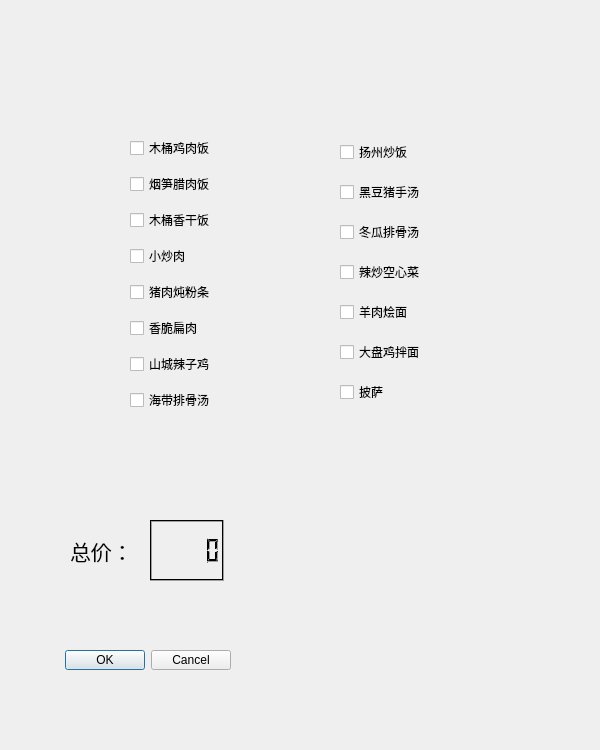
<?xml version="1.0" encoding="UTF-8"?>
<ui version="4.0">
 <class>subwindow1</class>
 <widget class="QWidget" name="subwindow1">
  <property name="geometry">
   <rect>
    <x>0</x>
    <y>0</y>
    <width>600</width>
    <height>750</height>
   </rect>
  </property>
  <property name="minimumSize">
   <size>
    <width>600</width>
    <height>750</height>
   </size>
  </property>
  <property name="maximumSize">
   <size>
    <width>600</width>
    <height>750</height>
   </size>
  </property>
  <property name="windowTitle">
   <string>Form</string>
  </property>
  <widget class="QLabel" name="label">
   <property name="geometry">
    <rect>
     <x>310</x>
     <y>490</y>
     <width>221</width>
     <height>181</height>
    </rect>
   </property>
   <property name="text">
    <string/>
   </property>
  </widget>
  <widget class="QWidget" name="layoutWidget">
   <property name="geometry">
    <rect>
     <x>70</x>
     <y>520</y>
     <width>154</width>
     <height>61</height>
    </rect>
   </property>
   <layout class="QHBoxLayout" name="horizontalLayout">
    <item>
     <widget class="QLabel" name="label_2">
      <property name="font">
       <font>
        <family>宋体</family>
        <pointsize>16</pointsize>
       </font>
      </property>
      <property name="text">
       <string>总价：</string>
      </property>
     </widget>
    </item>
    <item>
     <widget class="QLCDNumber" name="lcdNumber">
      <property name="palette">
       <palette>
        <active>
         <colorrole role="Light">
          <brush brushstyle="SolidPattern">
           <color alpha="255">
            <red>0</red>
            <green>0</green>
            <blue>0</blue>
           </color>
          </brush>
         </colorrole>
         <colorrole role="Midlight">
          <brush brushstyle="SolidPattern">
           <color alpha="255">
            <red>0</red>
            <green>0</green>
            <blue>0</blue>
           </color>
          </brush>
         </colorrole>
        </active>
        <inactive>
         <colorrole role="Light">
          <brush brushstyle="SolidPattern">
           <color alpha="255">
            <red>0</red>
            <green>0</green>
            <blue>0</blue>
           </color>
          </brush>
         </colorrole>
         <colorrole role="Midlight">
          <brush brushstyle="SolidPattern">
           <color alpha="255">
            <red>0</red>
            <green>0</green>
            <blue>0</blue>
           </color>
          </brush>
         </colorrole>
        </inactive>
        <disabled>
         <colorrole role="Light">
          <brush brushstyle="SolidPattern">
           <color alpha="255">
            <red>0</red>
            <green>0</green>
            <blue>0</blue>
           </color>
          </brush>
         </colorrole>
         <colorrole role="Midlight">
          <brush brushstyle="SolidPattern">
           <color alpha="255">
            <red>0</red>
            <green>0</green>
            <blue>0</blue>
           </color>
          </brush>
         </colorrole>
        </disabled>
       </palette>
      </property>
     </widget>
    </item>
   </layout>
  </widget>
  <widget class="QDialogButtonBox" name="buttonBox">
   <property name="geometry">
    <rect>
     <x>40</x>
     <y>650</y>
     <width>191</width>
     <height>20</height>
    </rect>
   </property>
   <property name="standardButtons">
    <set>QDialogButtonBox::Cancel|QDialogButtonBox::Ok</set>
   </property>
  </widget>
  <widget class="QWidget" name="layoutWidget">
   <property name="geometry">
    <rect>
     <x>130</x>
     <y>130</y>
     <width>111</width>
     <height>291</height>
    </rect>
   </property>
   <layout class="QVBoxLayout" name="verticalLayout">
    <item>
     <widget class="QCheckBox" name="checkBox">
      <property name="text">
       <string>木桶鸡肉饭</string>
      </property>
     </widget>
    </item>
    <item>
     <widget class="QCheckBox" name="checkBox_2">
      <property name="palette">
       <palette>
        <active>
         <colorrole role="WindowText">
          <brush brushstyle="SolidPattern">
           <color alpha="255">
            <red>255</red>
            <green>0</green>
            <blue>0</blue>
           </color>
          </brush>
         </colorrole>
         <colorrole role="Text">
          <brush brushstyle="SolidPattern">
           <color alpha="255">
            <red>0</red>
            <green>0</green>
            <blue>0</blue>
           </color>
          </brush>
         </colorrole>
         <colorrole role="ButtonText">
          <brush brushstyle="SolidPattern">
           <color alpha="255">
            <red>0</red>
            <green>0</green>
            <blue>0</blue>
           </color>
          </brush>
         </colorrole>
         <colorrole role="PlaceholderText">
          <brush brushstyle="SolidPattern">
           <color alpha="128">
            <red>0</red>
            <green>0</green>
            <blue>0</blue>
           </color>
          </brush>
         </colorrole>
        </active>
        <inactive>
         <colorrole role="WindowText">
          <brush brushstyle="SolidPattern">
           <color alpha="255">
            <red>255</red>
            <green>0</green>
            <blue>0</blue>
           </color>
          </brush>
         </colorrole>
         <colorrole role="Text">
          <brush brushstyle="SolidPattern">
           <color alpha="255">
            <red>0</red>
            <green>0</green>
            <blue>0</blue>
           </color>
          </brush>
         </colorrole>
         <colorrole role="ButtonText">
          <brush brushstyle="SolidPattern">
           <color alpha="255">
            <red>0</red>
            <green>0</green>
            <blue>0</blue>
           </color>
          </brush>
         </colorrole>
         <colorrole role="PlaceholderText">
          <brush brushstyle="SolidPattern">
           <color alpha="128">
            <red>0</red>
            <green>0</green>
            <blue>0</blue>
           </color>
          </brush>
         </colorrole>
        </inactive>
        <disabled>
         <colorrole role="WindowText">
          <brush brushstyle="SolidPattern">
           <color alpha="255">
            <red>0</red>
            <green>0</green>
            <blue>0</blue>
           </color>
          </brush>
         </colorrole>
         <colorrole role="Text">
          <brush brushstyle="SolidPattern">
           <color alpha="255">
            <red>0</red>
            <green>0</green>
            <blue>0</blue>
           </color>
          </brush>
         </colorrole>
         <colorrole role="ButtonText">
          <brush brushstyle="SolidPattern">
           <color alpha="255">
            <red>0</red>
            <green>0</green>
            <blue>0</blue>
           </color>
          </brush>
         </colorrole>
         <colorrole role="PlaceholderText">
          <brush brushstyle="SolidPattern">
           <color alpha="128">
            <red>0</red>
            <green>0</green>
            <blue>0</blue>
           </color>
          </brush>
         </colorrole>
        </disabled>
       </palette>
      </property>
      <property name="styleSheet">
       <string notr="true">color: black;</string>
      </property>
      <property name="text">
       <string>烟笋腊肉饭</string>
      </property>
     </widget>
    </item>
    <item>
     <widget class="QCheckBox" name="checkBox_3">
      <property name="text">
       <string>木桶香干饭</string>
      </property>
     </widget>
    </item>
    <item>
     <widget class="QCheckBox" name="checkBox_9">
      <property name="text">
       <string>小炒肉</string>
      </property>
     </widget>
    </item>
    <item>
     <widget class="QCheckBox" name="checkBox_8">
      <property name="text">
       <string>猪肉炖粉条</string>
      </property>
     </widget>
    </item>
    <item>
     <widget class="QCheckBox" name="checkBox_5">
      <property name="text">
       <string>香脆扁肉</string>
      </property>
     </widget>
    </item>
    <item>
     <widget class="QCheckBox" name="checkBox_4">
      <property name="palette">
       <palette>
        <active>
         <colorrole role="WindowText">
          <brush brushstyle="SolidPattern">
           <color alpha="255">
            <red>255</red>
            <green>0</green>
            <blue>0</blue>
           </color>
          </brush>
         </colorrole>
         <colorrole role="Text">
          <brush brushstyle="SolidPattern">
           <color alpha="255">
            <red>0</red>
            <green>0</green>
            <blue>0</blue>
           </color>
          </brush>
         </colorrole>
         <colorrole role="ButtonText">
          <brush brushstyle="SolidPattern">
           <color alpha="255">
            <red>0</red>
            <green>0</green>
            <blue>0</blue>
           </color>
          </brush>
         </colorrole>
         <colorrole role="PlaceholderText">
          <brush brushstyle="SolidPattern">
           <color alpha="128">
            <red>0</red>
            <green>0</green>
            <blue>0</blue>
           </color>
          </brush>
         </colorrole>
        </active>
        <inactive>
         <colorrole role="WindowText">
          <brush brushstyle="SolidPattern">
           <color alpha="255">
            <red>255</red>
            <green>0</green>
            <blue>0</blue>
           </color>
          </brush>
         </colorrole>
         <colorrole role="Text">
          <brush brushstyle="SolidPattern">
           <color alpha="255">
            <red>0</red>
            <green>0</green>
            <blue>0</blue>
           </color>
          </brush>
         </colorrole>
         <colorrole role="ButtonText">
          <brush brushstyle="SolidPattern">
           <color alpha="255">
            <red>0</red>
            <green>0</green>
            <blue>0</blue>
           </color>
          </brush>
         </colorrole>
         <colorrole role="PlaceholderText">
          <brush brushstyle="SolidPattern">
           <color alpha="128">
            <red>0</red>
            <green>0</green>
            <blue>0</blue>
           </color>
          </brush>
         </colorrole>
        </inactive>
        <disabled>
         <colorrole role="WindowText">
          <brush brushstyle="SolidPattern">
           <color alpha="255">
            <red>0</red>
            <green>0</green>
            <blue>0</blue>
           </color>
          </brush>
         </colorrole>
         <colorrole role="Text">
          <brush brushstyle="SolidPattern">
           <color alpha="255">
            <red>0</red>
            <green>0</green>
            <blue>0</blue>
           </color>
          </brush>
         </colorrole>
         <colorrole role="ButtonText">
          <brush brushstyle="SolidPattern">
           <color alpha="255">
            <red>0</red>
            <green>0</green>
            <blue>0</blue>
           </color>
          </brush>
         </colorrole>
         <colorrole role="PlaceholderText">
          <brush brushstyle="SolidPattern">
           <color alpha="128">
            <red>0</red>
            <green>0</green>
            <blue>0</blue>
           </color>
          </brush>
         </colorrole>
        </disabled>
       </palette>
      </property>
      <property name="styleSheet">
       <string notr="true">color: black;</string>
      </property>
      <property name="text">
       <string>山城辣子鸡</string>
      </property>
     </widget>
    </item>
    <item>
     <widget class="QCheckBox" name="checkBox_7">
      <property name="palette">
       <palette>
        <active>
         <colorrole role="WindowText">
          <brush brushstyle="SolidPattern">
           <color alpha="255">
            <red>255</red>
            <green>0</green>
            <blue>0</blue>
           </color>
          </brush>
         </colorrole>
         <colorrole role="Text">
          <brush brushstyle="SolidPattern">
           <color alpha="255">
            <red>0</red>
            <green>0</green>
            <blue>0</blue>
           </color>
          </brush>
         </colorrole>
         <colorrole role="ButtonText">
          <brush brushstyle="SolidPattern">
           <color alpha="255">
            <red>0</red>
            <green>0</green>
            <blue>0</blue>
           </color>
          </brush>
         </colorrole>
         <colorrole role="PlaceholderText">
          <brush brushstyle="SolidPattern">
           <color alpha="128">
            <red>0</red>
            <green>0</green>
            <blue>0</blue>
           </color>
          </brush>
         </colorrole>
        </active>
        <inactive>
         <colorrole role="WindowText">
          <brush brushstyle="SolidPattern">
           <color alpha="255">
            <red>255</red>
            <green>0</green>
            <blue>0</blue>
           </color>
          </brush>
         </colorrole>
         <colorrole role="Text">
          <brush brushstyle="SolidPattern">
           <color alpha="255">
            <red>0</red>
            <green>0</green>
            <blue>0</blue>
           </color>
          </brush>
         </colorrole>
         <colorrole role="ButtonText">
          <brush brushstyle="SolidPattern">
           <color alpha="255">
            <red>0</red>
            <green>0</green>
            <blue>0</blue>
           </color>
          </brush>
         </colorrole>
         <colorrole role="PlaceholderText">
          <brush brushstyle="SolidPattern">
           <color alpha="128">
            <red>0</red>
            <green>0</green>
            <blue>0</blue>
           </color>
          </brush>
         </colorrole>
        </inactive>
        <disabled>
         <colorrole role="WindowText">
          <brush brushstyle="SolidPattern">
           <color alpha="255">
            <red>0</red>
            <green>0</green>
            <blue>0</blue>
           </color>
          </brush>
         </colorrole>
         <colorrole role="Text">
          <brush brushstyle="SolidPattern">
           <color alpha="255">
            <red>0</red>
            <green>0</green>
            <blue>0</blue>
           </color>
          </brush>
         </colorrole>
         <colorrole role="ButtonText">
          <brush brushstyle="SolidPattern">
           <color alpha="255">
            <red>0</red>
            <green>0</green>
            <blue>0</blue>
           </color>
          </brush>
         </colorrole>
         <colorrole role="PlaceholderText">
          <brush brushstyle="SolidPattern">
           <color alpha="128">
            <red>0</red>
            <green>0</green>
            <blue>0</blue>
           </color>
          </brush>
         </colorrole>
        </disabled>
       </palette>
      </property>
      <property name="styleSheet">
       <string notr="true">color: black;</string>
      </property>
      <property name="text">
       <string>海带排骨汤</string>
      </property>
     </widget>
    </item>
   </layout>
  </widget>
  <widget class="QWidget" name="layoutWidget">
   <property name="geometry">
    <rect>
     <x>340</x>
     <y>130</y>
     <width>111</width>
     <height>291</height>
    </rect>
   </property>
   <property name="palette">
    <palette>
     <active>
      <colorrole role="WindowText">
       <brush brushstyle="SolidPattern">
        <color alpha="255">
         <red>255</red>
         <green>0</green>
         <blue>0</blue>
        </color>
       </brush>
      </colorrole>
     </active>
     <inactive>
      <colorrole role="WindowText">
       <brush brushstyle="SolidPattern">
        <color alpha="255">
         <red>255</red>
         <green>0</green>
         <blue>0</blue>
        </color>
       </brush>
      </colorrole>
     </inactive>
     <disabled/>
    </palette>
   </property>
   <layout class="QVBoxLayout" name="verticalLayout_2">
    <item>
     <widget class="QCheckBox" name="checkBox_15">
      <property name="palette">
       <palette>
        <active>
         <colorrole role="WindowText">
          <brush brushstyle="SolidPattern">
           <color alpha="255">
            <red>255</red>
            <green>0</green>
            <blue>0</blue>
           </color>
          </brush>
         </colorrole>
         <colorrole role="Text">
          <brush brushstyle="SolidPattern">
           <color alpha="255">
            <red>0</red>
            <green>0</green>
            <blue>0</blue>
           </color>
          </brush>
         </colorrole>
         <colorrole role="ButtonText">
          <brush brushstyle="SolidPattern">
           <color alpha="255">
            <red>0</red>
            <green>0</green>
            <blue>0</blue>
           </color>
          </brush>
         </colorrole>
         <colorrole role="PlaceholderText">
          <brush brushstyle="SolidPattern">
           <color alpha="128">
            <red>0</red>
            <green>0</green>
            <blue>0</blue>
           </color>
          </brush>
         </colorrole>
        </active>
        <inactive>
         <colorrole role="WindowText">
          <brush brushstyle="SolidPattern">
           <color alpha="255">
            <red>255</red>
            <green>0</green>
            <blue>0</blue>
           </color>
          </brush>
         </colorrole>
         <colorrole role="Text">
          <brush brushstyle="SolidPattern">
           <color alpha="255">
            <red>0</red>
            <green>0</green>
            <blue>0</blue>
           </color>
          </brush>
         </colorrole>
         <colorrole role="ButtonText">
          <brush brushstyle="SolidPattern">
           <color alpha="255">
            <red>0</red>
            <green>0</green>
            <blue>0</blue>
           </color>
          </brush>
         </colorrole>
         <colorrole role="PlaceholderText">
          <brush brushstyle="SolidPattern">
           <color alpha="128">
            <red>0</red>
            <green>0</green>
            <blue>0</blue>
           </color>
          </brush>
         </colorrole>
        </inactive>
        <disabled>
         <colorrole role="WindowText">
          <brush brushstyle="SolidPattern">
           <color alpha="255">
            <red>0</red>
            <green>0</green>
            <blue>0</blue>
           </color>
          </brush>
         </colorrole>
         <colorrole role="Text">
          <brush brushstyle="SolidPattern">
           <color alpha="255">
            <red>0</red>
            <green>0</green>
            <blue>0</blue>
           </color>
          </brush>
         </colorrole>
         <colorrole role="ButtonText">
          <brush brushstyle="SolidPattern">
           <color alpha="255">
            <red>0</red>
            <green>0</green>
            <blue>0</blue>
           </color>
          </brush>
         </colorrole>
         <colorrole role="PlaceholderText">
          <brush brushstyle="SolidPattern">
           <color alpha="128">
            <red>0</red>
            <green>0</green>
            <blue>0</blue>
           </color>
          </brush>
         </colorrole>
        </disabled>
       </palette>
      </property>
      <property name="styleSheet">
       <string notr="true">color: black;</string>
      </property>
      <property name="text">
       <string>扬州炒饭</string>
      </property>
     </widget>
    </item>
    <item>
     <widget class="QCheckBox" name="checkBox_14">
      <property name="palette">
       <palette>
        <active>
         <colorrole role="WindowText">
          <brush brushstyle="SolidPattern">
           <color alpha="255">
            <red>255</red>
            <green>0</green>
            <blue>0</blue>
           </color>
          </brush>
         </colorrole>
         <colorrole role="Text">
          <brush brushstyle="SolidPattern">
           <color alpha="255">
            <red>0</red>
            <green>0</green>
            <blue>0</blue>
           </color>
          </brush>
         </colorrole>
         <colorrole role="ButtonText">
          <brush brushstyle="SolidPattern">
           <color alpha="255">
            <red>0</red>
            <green>0</green>
            <blue>0</blue>
           </color>
          </brush>
         </colorrole>
         <colorrole role="PlaceholderText">
          <brush brushstyle="SolidPattern">
           <color alpha="128">
            <red>0</red>
            <green>0</green>
            <blue>0</blue>
           </color>
          </brush>
         </colorrole>
        </active>
        <inactive>
         <colorrole role="WindowText">
          <brush brushstyle="SolidPattern">
           <color alpha="255">
            <red>255</red>
            <green>0</green>
            <blue>0</blue>
           </color>
          </brush>
         </colorrole>
         <colorrole role="Text">
          <brush brushstyle="SolidPattern">
           <color alpha="255">
            <red>0</red>
            <green>0</green>
            <blue>0</blue>
           </color>
          </brush>
         </colorrole>
         <colorrole role="ButtonText">
          <brush brushstyle="SolidPattern">
           <color alpha="255">
            <red>0</red>
            <green>0</green>
            <blue>0</blue>
           </color>
          </brush>
         </colorrole>
         <colorrole role="PlaceholderText">
          <brush brushstyle="SolidPattern">
           <color alpha="128">
            <red>0</red>
            <green>0</green>
            <blue>0</blue>
           </color>
          </brush>
         </colorrole>
        </inactive>
        <disabled>
         <colorrole role="WindowText">
          <brush brushstyle="SolidPattern">
           <color alpha="255">
            <red>0</red>
            <green>0</green>
            <blue>0</blue>
           </color>
          </brush>
         </colorrole>
         <colorrole role="Text">
          <brush brushstyle="SolidPattern">
           <color alpha="255">
            <red>0</red>
            <green>0</green>
            <blue>0</blue>
           </color>
          </brush>
         </colorrole>
         <colorrole role="ButtonText">
          <brush brushstyle="SolidPattern">
           <color alpha="255">
            <red>0</red>
            <green>0</green>
            <blue>0</blue>
           </color>
          </brush>
         </colorrole>
         <colorrole role="PlaceholderText">
          <brush brushstyle="SolidPattern">
           <color alpha="128">
            <red>0</red>
            <green>0</green>
            <blue>0</blue>
           </color>
          </brush>
         </colorrole>
        </disabled>
       </palette>
      </property>
      <property name="styleSheet">
       <string notr="true">color: black;</string>
      </property>
      <property name="text">
       <string>黑豆猪手汤</string>
      </property>
     </widget>
    </item>
    <item>
     <widget class="QCheckBox" name="checkBox_13">
      <property name="palette">
       <palette>
        <active>
         <colorrole role="WindowText">
          <brush brushstyle="SolidPattern">
           <color alpha="255">
            <red>255</red>
            <green>0</green>
            <blue>0</blue>
           </color>
          </brush>
         </colorrole>
         <colorrole role="Text">
          <brush brushstyle="SolidPattern">
           <color alpha="255">
            <red>0</red>
            <green>0</green>
            <blue>0</blue>
           </color>
          </brush>
         </colorrole>
         <colorrole role="ButtonText">
          <brush brushstyle="SolidPattern">
           <color alpha="255">
            <red>0</red>
            <green>0</green>
            <blue>0</blue>
           </color>
          </brush>
         </colorrole>
         <colorrole role="PlaceholderText">
          <brush brushstyle="SolidPattern">
           <color alpha="128">
            <red>0</red>
            <green>0</green>
            <blue>0</blue>
           </color>
          </brush>
         </colorrole>
        </active>
        <inactive>
         <colorrole role="WindowText">
          <brush brushstyle="SolidPattern">
           <color alpha="255">
            <red>255</red>
            <green>0</green>
            <blue>0</blue>
           </color>
          </brush>
         </colorrole>
         <colorrole role="Text">
          <brush brushstyle="SolidPattern">
           <color alpha="255">
            <red>0</red>
            <green>0</green>
            <blue>0</blue>
           </color>
          </brush>
         </colorrole>
         <colorrole role="ButtonText">
          <brush brushstyle="SolidPattern">
           <color alpha="255">
            <red>0</red>
            <green>0</green>
            <blue>0</blue>
           </color>
          </brush>
         </colorrole>
         <colorrole role="PlaceholderText">
          <brush brushstyle="SolidPattern">
           <color alpha="128">
            <red>0</red>
            <green>0</green>
            <blue>0</blue>
           </color>
          </brush>
         </colorrole>
        </inactive>
        <disabled>
         <colorrole role="WindowText">
          <brush brushstyle="SolidPattern">
           <color alpha="255">
            <red>0</red>
            <green>0</green>
            <blue>0</blue>
           </color>
          </brush>
         </colorrole>
         <colorrole role="Text">
          <brush brushstyle="SolidPattern">
           <color alpha="255">
            <red>0</red>
            <green>0</green>
            <blue>0</blue>
           </color>
          </brush>
         </colorrole>
         <colorrole role="ButtonText">
          <brush brushstyle="SolidPattern">
           <color alpha="255">
            <red>0</red>
            <green>0</green>
            <blue>0</blue>
           </color>
          </brush>
         </colorrole>
         <colorrole role="PlaceholderText">
          <brush brushstyle="SolidPattern">
           <color alpha="128">
            <red>0</red>
            <green>0</green>
            <blue>0</blue>
           </color>
          </brush>
         </colorrole>
        </disabled>
       </palette>
      </property>
      <property name="styleSheet">
       <string notr="true">color: black;</string>
      </property>
      <property name="text">
       <string>冬瓜排骨汤</string>
      </property>
     </widget>
    </item>
    <item>
     <widget class="QCheckBox" name="checkBox_12">
      <property name="styleSheet">
       <string notr="true">color: black;</string>
      </property>
      <property name="text">
       <string>辣炒空心菜</string>
      </property>
     </widget>
    </item>
    <item>
     <widget class="QCheckBox" name="checkBox_11">
      <property name="palette">
       <palette>
        <active>
         <colorrole role="WindowText">
          <brush brushstyle="SolidPattern">
           <color alpha="255">
            <red>0</red>
            <green>0</green>
            <blue>0</blue>
           </color>
          </brush>
         </colorrole>
        </active>
        <inactive>
         <colorrole role="WindowText">
          <brush brushstyle="SolidPattern">
           <color alpha="255">
            <red>0</red>
            <green>0</green>
            <blue>0</blue>
           </color>
          </brush>
         </colorrole>
        </inactive>
        <disabled/>
       </palette>
      </property>
      <property name="text">
       <string>羊肉烩面</string>
      </property>
     </widget>
    </item>
    <item>
     <widget class="QCheckBox" name="checkBox_10">
      <property name="styleSheet">
       <string notr="true">color: black;</string>
      </property>
      <property name="text">
       <string>大盘鸡拌面</string>
      </property>
     </widget>
    </item>
    <item>
     <widget class="QCheckBox" name="checkBox_6">
      <property name="styleSheet">
       <string notr="true">color: black;</string>
      </property>
      <property name="text">
       <string>披萨</string>
      </property>
     </widget>
    </item>
   </layout>
  </widget>
 </widget>
 <resources/>
 <connections/>
</ui>
